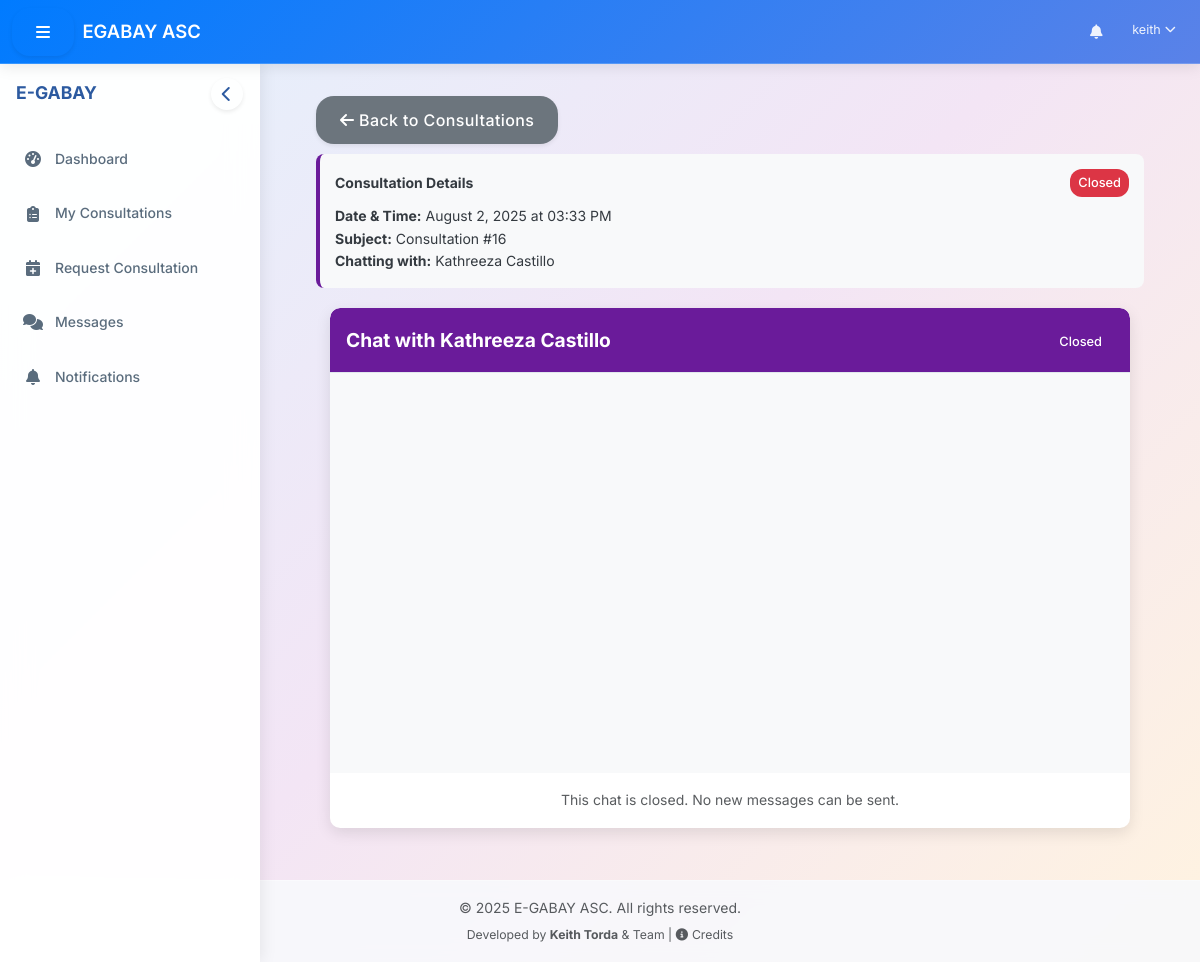
The page /dashboard/student/chat.php?id=16 (signed in) on the database its author committed.
### tables this page shows
CREATE TABLE `chat_sessions` (
  `id` int(11) NOT NULL AUTO_INCREMENT,
  `student_id` int(11) NOT NULL,
  `counselor_id` int(11) NOT NULL,
  `subject` varchar(255) NOT NULL,
  `status` enum('active','closed') NOT NULL DEFAULT 'active',
  `consultation_id` int(11) DEFAULT NULL,
  `created_at` timestamp NOT NULL DEFAULT current_timestamp(),
  `updated_at` timestamp NOT NULL DEFAULT current_timestamp() ON UPDATE current_timestamp(),
  PRIMARY KEY (`id`),
  KEY `idx_chat_sessions_student` (`student_id`),
  KEY `idx_chat_sessions_counselor` (`counselor_id`),
  KEY `chat_sessions_ibfk_3` (`consultation_id`),
  CONSTRAINT `chat_sessions_ibfk_1` FOREIGN KEY (`student_id`) REFERENCES `users` (`user_id`) ON DELETE CASCADE,
  CONSTRAINT `chat_sessions_ibfk_2` FOREIGN KEY (`counselor_id`) REFERENCES `users` (`user_id`) ON DELETE CASCADE,
  CONSTRAINT `chat_sessions_ibfk_3` FOREIGN KEY (`consultation_id`) REFERENCES `consultation_requests` (`id`) ON DELETE CASCADE
);

CREATE TABLE `users` (
  `user_id` int(11) NOT NULL AUTO_INCREMENT,
  `username` varchar(50) NOT NULL,
  `password` varchar(255) NOT NULL,
  `first_name` varchar(100) NOT NULL,
  `last_name` varchar(100) NOT NULL,
  `email` varchar(100) NOT NULL,
  `role_id` int(11) NOT NULL,
  `is_active` tinyint(1) DEFAULT 1,
  `last_login` datetime DEFAULT NULL,
  `created_at` timestamp NOT NULL DEFAULT current_timestamp(),
  `updated_at` timestamp NOT NULL DEFAULT current_timestamp() ON UPDATE current_timestamp(),
  `profile_picture` varchar(255) DEFAULT NULL,
  `verification_token` varchar(64) DEFAULT NULL,
  `is_verified` tinyint(1) NOT NULL DEFAULT 0,
  PRIMARY KEY (`user_id`),
  UNIQUE KEY `username` (`username`),
  UNIQUE KEY `email` (`email`),
  KEY `idx_users_role` (`role_id`),
  CONSTRAINT `users_ibfk_1` FOREIGN KEY (`role_id`) REFERENCES `roles` (`role_id`)
);

### includes/utility.php (called while the page is built, shortened)
<?php
function formatDate($date, $format = 'Y-m-d') {
    $timestamp = strtotime($date);
    return date($format, $timestamp);
}
function formatTime($time, $format = 'h:i A') {
    $timestamp = strtotime($time);
    return date($format, $timestamp);
}
?>

### dashboard/student/chat.php (the view, shortened to what this page needs)
<?php
require_once __DIR__ . '/../../includes/path_fix.php';
require_once $base_path . '/config/config.php';
require_once $base_path . '/classes/Auth.php';
require_once $base_path . '/classes/Chat.php';
$database = new Database();
$db = $database->getConnection();
$chat_id = null;
$chat_session = null;
$consultation_id = null;
if (isset($_GET['id']) && !empty($_GET['id'])) {
    $chat_id = (int)$_GET['id'];
    $query = "SELECT cs.*,
              u1.first_name as student_first_name, u1.last_name as student_last_name,
              u2.first_name as counselor_first_name, u2.last_name as counselor_last_name,
              IFNULL(cr.is_anonymous, 0) as is_anonymous
              FROM chat_sessions cs
              LEFT JOIN users u1 ON cs.student_id = u1.user_id
              LEFT JOIN users u2 ON cs.counselor_id = u2.user_id
              LEFT JOIN consultation_requests cr ON cs.consultation_id = cr.id
              WHERE cs.id = ?";
    $stmt = $db->prepare($query);
    $stmt->execute([$chat_id]);
    $chat_session = $stmt->fetch(PDO::FETCH_ASSOC);
    $consultation_id = $chat_session['consultation_id'];
} else {
    redirect(SITE_URL . '/dashboard/student/consultations.php');
    exit;
}
include_once $base_path . '/includes/header.php';
?>
<link rel="stylesheet" href="<?php echo SITE_URL; ?>/assets/css/chat-modern.css">
<div class="container-fluid">
    <?php if ($chat_session): ?>
    <div class="row">
        <div class="col-12">
            <a href="<?php echo SITE_URL; ?>/dashboard/student/consultations.php" class="btn btn-secondary back-btn">
                <i class="fa fa-arrow-left"></i> Back to Consultations
            </a>
            <?php if ($consultation_id): ?>
            <div class="consultation-details">
                <div class="d-flex justify-content-between align-items-center mb-2">
                    <strong>Consultation Details</strong>
                    <span class="chat-status <?php echo $chat_session['status'] == 'active' ? '' : 'closed'; ?>">
                        <?php echo ucfirst($chat_session['status']); ?>
                    </span>
                </div>
                <div><strong>Date & Time:</strong> <?php echo formatDate($chat_session['created_at'], 'F j, Y'); ?> at <?php echo formatTime($chat_session['created_at']); ?></div>
                <div><strong>Subject:</strong> Consultation #<?php echo $consultation_id; ?></div>
                <div><strong>Chatting with:</strong> <?php echo htmlspecialchars($chat_session['counselor_first_name'] . ' ' . $chat_session['counselor_last_name']); ?></div>
            </div>
            <?php endif; ?>
            <div class="chat-container">
                <div class="chat-header">
                    <div>
                        Chat with <?php echo htmlspecialchars($chat_session['counselor_first_name'] . ' ' . $chat_session['counselor_last_name']); ?>
                    </div>
                    <div class="chat-actions">
                        <?php if ($chat_session['status'] == 'active'): ?>
                            <span class="badge badge-success">Active</span>
                            <button class="btn btn-sm btn-danger ms-2" id="endChatBtn" data-bs-toggle="modal" data-bs-target="#endChatModal">
                                <i class="fas fa-times me-1"></i> End Chat
                            </button>
                        <?php else: ?>
                            <span class="badge badge-secondary">Closed</span>
                        <?php endif; ?>
                    </div>
                </div>
                <div class="chat-box" id="chatBox"></div>
                <?php if ($chat_session['status'] == 'active'): ?>
                <form class="chat-form" id="chatForm" autocomplete="off" enctype="multipart/form-data">
                    <input type="hidden" name="chat_id" value="<?php echo $chat_id; ?>">
                    <input type="text" name="message" id="messageInput" placeholder="Type a message..." autocomplete="off" required />
                    <button type="button" id="fileUploadBtn" title="Attach File">
                        <i class="fas fa-paperclip"></i>
                    </button>
                    <button type="submit" id="sendBtn">Send</button>
                    <input type="file" id="fileInput" name="file" style="display: none;"
                           accept=".jpg,.jpeg,.png,.gif,.webp,.pdf,.doc,.docx,.txt,.zip,.rar">
                </form>
                <?php else: ?>
                <div class="p-3 text-center text-muted">This chat is closed. No new messages can be sent.</div>
                <?php endif; ?>
            </div>
        </div>
    </div>
    <?php endif; ?>
</div>
<?php
include_once $base_path . '/includes/footer.php';
?>

### assets/css/style.css (style rules this page uses)
:root { --primary-color: #4e73df; --primary-light: #5a82e8; --primary-dark: #2653d3; --secondary-color: #858796; --success-color: #1cc88a; --info-color: #36b9cc; --warning-color: #f6c23e; --danger-color: #e74a3b; --light-color: #f8f9fc; --dark-color: #5a5c69; --gray-100: #f8f9fc; --gray-200: #eaecf4; --gray-300: #dddfeb; --gray-400: #d1d3e2; --gray-500: #b7b9cc; --gray-600: #858796; --gray-700: #6e707e; --gray-800: #5a5c69; --gray-900: #3a3b45; --border-radius: 8px; --border-radius-lg: 12px; --border-radius-xl: 16px; --shadow-sm: 0 2px 4px rgba(0,0,0,0.08); --shadow: 0 4px 6px rgba(0,0,0,0.1); --shadow-lg: 0 8px 16px rgba(0,0,0,0.15); --transition: all 0.1s ease; --sidebar-width: 250px; --navbar-height: 60px; --bg-heavenly: linear-gradient(135deg, #e3f2fd 0%, #f3e5f5 50%, #fff3e0 100%); }
:root { --transition: all 0.1s cubic-bezier(0.4, 0, 0.2, 1); }
body { background: var(--bg-heavenly) !important; background-attachment: fixed; font-family: 'Inter', system-ui, -apple-system, sans-serif; font-size: 0.875rem; line-height: 1.6; color: var(--dark-color); min-height: 100vh; }
.btn { padding: 0.75rem 1.5rem; border-radius: var(--border-radius); font-weight: 500; letter-spacing: 0.025em; transition: background-color 0.1s ease, box-shadow 0.1s ease; border: none; cursor: pointer; box-shadow: var(--shadow-sm); }
.badge { font-weight: 500; border-radius: var(--border-radius); padding: 0.5rem 0.75rem; font-size: 0.8rem; }

### assets/css/chat-modern.css (style rules this page uses)
:root { --primary-color: #007bff; --primary-dark: #0056b3; --secondary-color: #6c757d; --success-color: #28a745; --danger-color: #dc3545; --warning-color: #ffc107; --light-color: #f8f9fa; --dark-color: #343a40; --white: #ffffff; --chat-bg: #f0f2f5; --chat-input-bg: #ffffff; --message-sent: #007bff; --message-received: #ffffff; --message-system: #e3f2fd; --shadow-light: 0 1px 3px rgba(0,0,0,0.12), 0 1px 2px rgba(0,0,0,0.24); --shadow-medium: 0 3px 6px rgba(0,0,0,0.16), 0 3px 6px rgba(0,0,0,0.23); --border-radius: 18px; --border-radius-small: 8px; }
.chat-header { background: white; padding: 1rem 1.5rem; border-bottom: 1px solid #e1e8ed; display: flex; align-items: center; }
.chat-status { font-size: 0.8rem; color: var(--success-color); display: flex; align-items: center; }
.chat-container { flex: 1; overflow-y: auto; padding: 1rem; background: var(--chat-bg); scroll-behavior: smooth; }

### includes/header.php (style rules this page uses)
:root { --bs-primary: #2c5aa0; --bs-primary-rgb: 44, 90, 160; --bs-secondary: #6c7293; --bs-success: #00a65a; --bs-info: #00c0ef; --bs-warning: #f39c12; --bs-danger: #dd4b39; --bs-light: #f8f9fa; --bs-dark: #2f3349; --sidebar-width: 260px; --navbar-height: 64px; }
body { display: flex; min-height: 100vh; flex-direction: column; background: linear-gradient(135deg, #e3f2fd 0%, #f3e5f5 50%, #fff3e0 100%); background-attachment: fixed; font-family: 'Inter', system-ui, -apple-system, sans-serif; }

### dashboard/student/chat.php (style rules this page uses)
.chat-container { max-width: 800px; margin: 20px auto; background: #fff; border-radius: 10px; box-shadow: 0 5px 15px rgba(0,0,0,0.1); padding: 0; }
.chat-header { background: #6a1b9a; color: #fff; padding: 16px; border-radius: 10px 10px 0 0; font-size: 1.2rem; font-weight: bold; display: flex; justify-content: space-between; align-items: center; }
.chat-actions { min-width: 120px; text-align: right; }
.chat-box { height: 400px; overflow-y: auto; padding: 16px; background: #f8f9fa; }
.back-btn { margin-bottom: 10px; display: inline-block; }
.consultation-details { background: #f8f9fa; border-radius: 8px; padding: 15px; margin-bottom: 15px; border-left: 4px solid #6a1b9a; }
.chat-status { padding: 4px 8px; border-radius: 12px; font-size: 0.8rem; font-weight: 500; background: #28a745; color: white; }
.chat-status.closed { background: #dc3545; }

### rows shown on the page
chat_sessions: status "Closed", created_at "August 2, 2025", created_at "03:33 PM", consultation "16", counselor.last_name "Kathreeza Castillo"

### other values the page prints
$_SESSION['first_name'] "keith"
